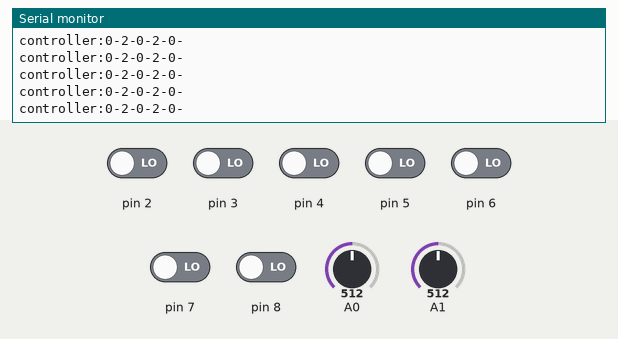
Recording of a sketch running on a simulated Arduino Uno, built with avr-gcc and run on an emulated ATmega328P. On the bench: the last lines printed to the serial monitor. Inputs (shaded band) come from the test bench; at power-on: pin 2–8 LOW, A0 = 512, A1 = 512.

Above: at 1.2 s.
1.3 s: A0 set to 596
At 1.9 s:
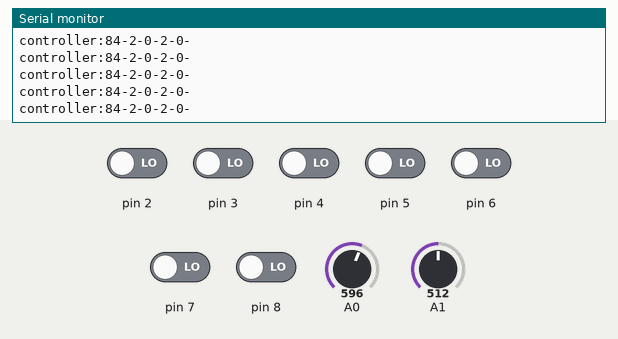
2.8 s: A0 set to 619
At 3.7 s:
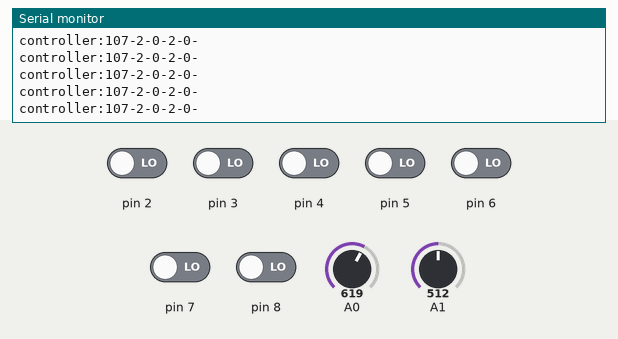
5.8 s: A1 set to 501
At 6.5 s:
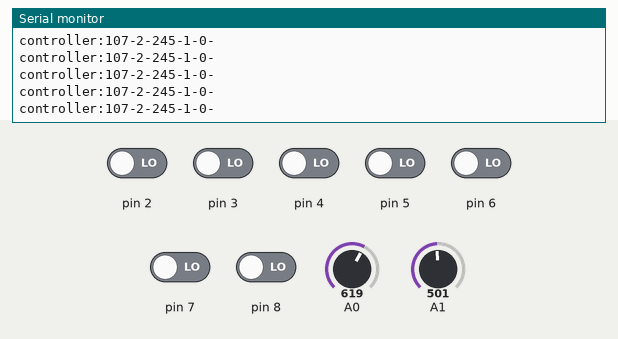
10.3 s: A1 set to 372
At 10.8 s:
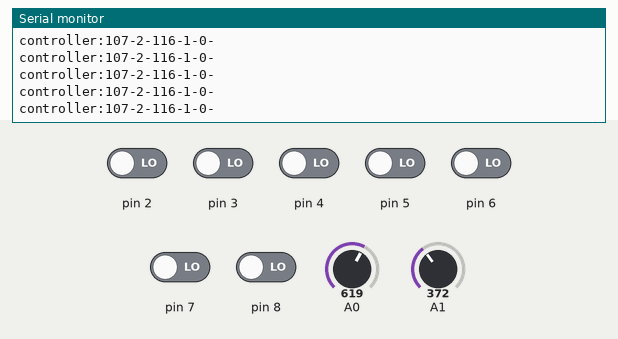
13.3 s: A1 set to 343
At 14.3 s:
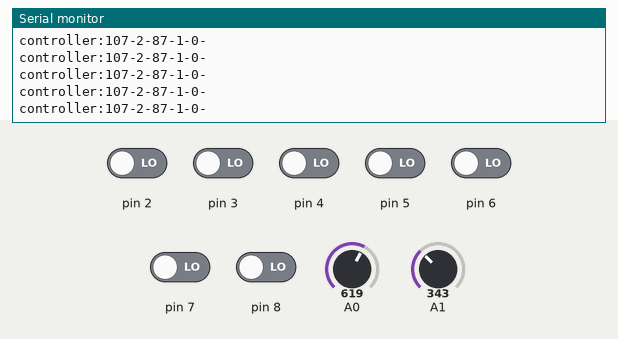
Timing chart, 0 to 16.3 s (numbered marks = the images above; inputs shaded):
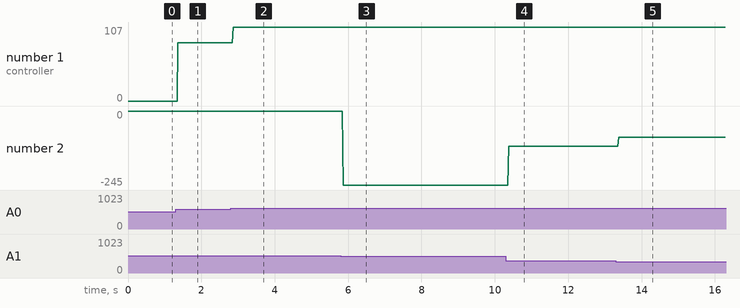

The sketch:

Arduiono.ino
```cpp
#include "sh_communication.h"
#include "sh_controller.h"

controller_pinout_t controller_pinout;
controller_t controller;

void setup()
{
	Serial.begin(11200);
	sh_controller_pinout(&controller_pinout, A0, A1, 2, 3, 4, 5, 6, 7, 8);
}

void loop()
{
	sh_controller_update(&controller_pinout, &controller);
	sh_communication_send(&controller, "controller", sizeof(controller_t), UDP);
}
```

sh_communication.cpp
```cpp
#include "sh_communication.h"

#include <Arduino.h>

static String s_read_string()
{
	String readString;

	// Waits until serial is available
	while (Serial.available())
	{
		delay(1);

		// Checks that serial data isn't 0
		if (Serial.available() > 0)
		{
			// Reads byte
			int8_t c = Serial.read();

			// If it's a control character ignore it
			if (isControl(c))
				break;

			// Adds to string
			readString += c;
		}
	}

	return readString;
}

void sh_communication_send(
	void* type,
	const char* key,
	uint32_t size,
	sh_protocol_t protocol)
{
	// Cast void* to byte*
	uint8_t* raw_type = (uint8_t*)type;

	do
	{
		// Creates buffer
		String buffer = key;
		buffer += ":"; //  tSeperateshe key from the byte array

		// Converts each byte to a string and adds it to line
		for (uint32_t i = 0; i < size; i++)
			buffer += String(raw_type[i]) + "-";

		// Write to serial
		Serial.println(buffer);

		// When protocol is UDP, then don't care about lost packets
		if (protocol == UDP)
			break;

		// Checks if packet was recived, if not then send the packet again
	} while (s_read_string() != "#");
}
```

sh_communication.h
```cpp
#pragma once
#include "sh_def.h"

enum sh_protocol_t{ TCP, UDP };

// Used to send any structure through serial
void sh_communication_send(
	void* type,
	const char* key,
	uint32_t size,
	sh_protocol_t protocol
);
```

sh_controller.cpp
```cpp
#pragma once
#include "sh_controller.h"

#include "Arduino.h"

void sh_controller_pinout(
	controller_pinout_t* pinout,
	uint8_t pin_joystick_x,
	uint8_t pin_joystick_y,
	uint8_t pin_joystick_button,
	uint8_t pin_button_1,
	uint8_t pin_button_2,
	uint8_t pin_button_3,
	uint8_t pin_button_4,
	uint8_t pin_button_5,
	uint8_t pin_button_6)
{
	// Fills out controller pinout struct
	pinout->pin_joystick_x = pin_joystick_x;
	pinout->pin_joystick_y = pin_joystick_y;
	pinout->pin_joystick_button = pin_joystick_button;

	pinout->pin_button_1 = pin_button_1;
	pinout->pin_button_2 = pin_button_2;
	pinout->pin_button_3 = pin_button_3;
	pinout->pin_button_4 = pin_button_4;
	pinout->pin_button_5 = pin_button_5;
	pinout->pin_button_6 = pin_button_6;

	// Sets pinmode on arduiono
	pinMode(INPUT, pin_joystick_x);
	pinMode(INPUT, pin_joystick_y);
	pinMode(INPUT, pin_joystick_button);

	pinMode(INPUT, pin_button_1);
	pinMode(INPUT, pin_button_2);
	pinMode(INPUT, pin_button_3);
	pinMode(INPUT, pin_button_4);
	pinMode(INPUT, pin_button_5);
	pinMode(INPUT, pin_button_6);

}

void sh_controller_update(
	controller_pinout_t* pinout,
	controller_t* controller)
{
	// Read joysticks analog value
	controller->joystick_x = analogRead(pinout->pin_joystick_x);
	controller->joystick_y = analogRead(pinout->pin_joystick_y);

	// Read buttons bit value
	controller->buttons =
				   (digitalRead(pinout->pin_joystick_button) << 6) ^
						  (digitalRead(pinout->pin_button_1) << 5) ^
						  (digitalRead(pinout->pin_button_2) << 4) ^
					      (digitalRead(pinout->pin_button_3) << 3) ^
						  (digitalRead(pinout->pin_button_4) << 2) ^
						  (digitalRead(pinout->pin_button_5) << 1) ^
						  (digitalRead(pinout->pin_button_6)	 ) ;
}
```

sh_controller.h
```cpp
#pragma once
#include "sh_def.h"

// Used to set pinout for controller
void sh_controller_pinout(
	controller_pinout_t* pinout,
	uint8_t pin_joystick_x,
	uint8_t pin_joystick_y,
	uint8_t pin_joystick_button,
	uint8_t pin_button_1,
	uint8_t pin_button_2,
	uint8_t pin_button_3,
	uint8_t pin_button_4,
	uint8_t pin_button_5,
	uint8_t pin_button_6
);

// Used to get the lasted state of buttons and joystick values from controller
void sh_controller_update(
	controller_pinout_t* pinout,
	controller_t* controller
);
```

sh_def.h
```cpp
#pragma once

typedef signed char int8_t;
typedef unsigned char uint8_t;
typedef signed int int16_t;
typedef unsigned int uint16_t;
typedef signed long int int32_t;
typedef unsigned long int uint32_t;
typedef signed long long int int64_t;
typedef unsigned long long int uint64_t;

typedef struct controller_pinout_t
{
	uint8_t pin_joystick_x;
	uint8_t pin_joystick_y;
	uint8_t pin_joystick_button;
	uint8_t pin_button_1;
	uint8_t pin_button_2;
	uint8_t pin_button_3;
	uint8_t pin_button_4;
	uint8_t pin_button_5;
	uint8_t pin_button_6;
}controller_pinout_t;

typedef struct controller_t
{
	int16_t joystick_x;
	int16_t joystick_y;
	uint8_t buttons;
}controller_t;
```

Measured:
- after the input at 1.3 s, the serial monitor: prints a new line after 0.06 s (image 1)
- after the input at 2.8 s, the serial monitor: prints a new line after 0.06 s (image 2)
- after the input at 5.8 s, the serial monitor: prints a new line after 0.06 s (image 3)
- after the input at 10.3 s, the serial monitor: prints a new line after 0.08 s (image 4)
- after the input at 13.3 s, the serial monitor: prints a new line after 0.08 s (image 5)
- plotted number 1: 0 → 84 after the input at 1.3 s, 84 → 107 after the input at 2.8 s
- plotted number 2: 0 → -245 after the input at 5.8 s, -245 → -116 after the input at 10.3 s, -116 → -87 after the input at 13.3 s
